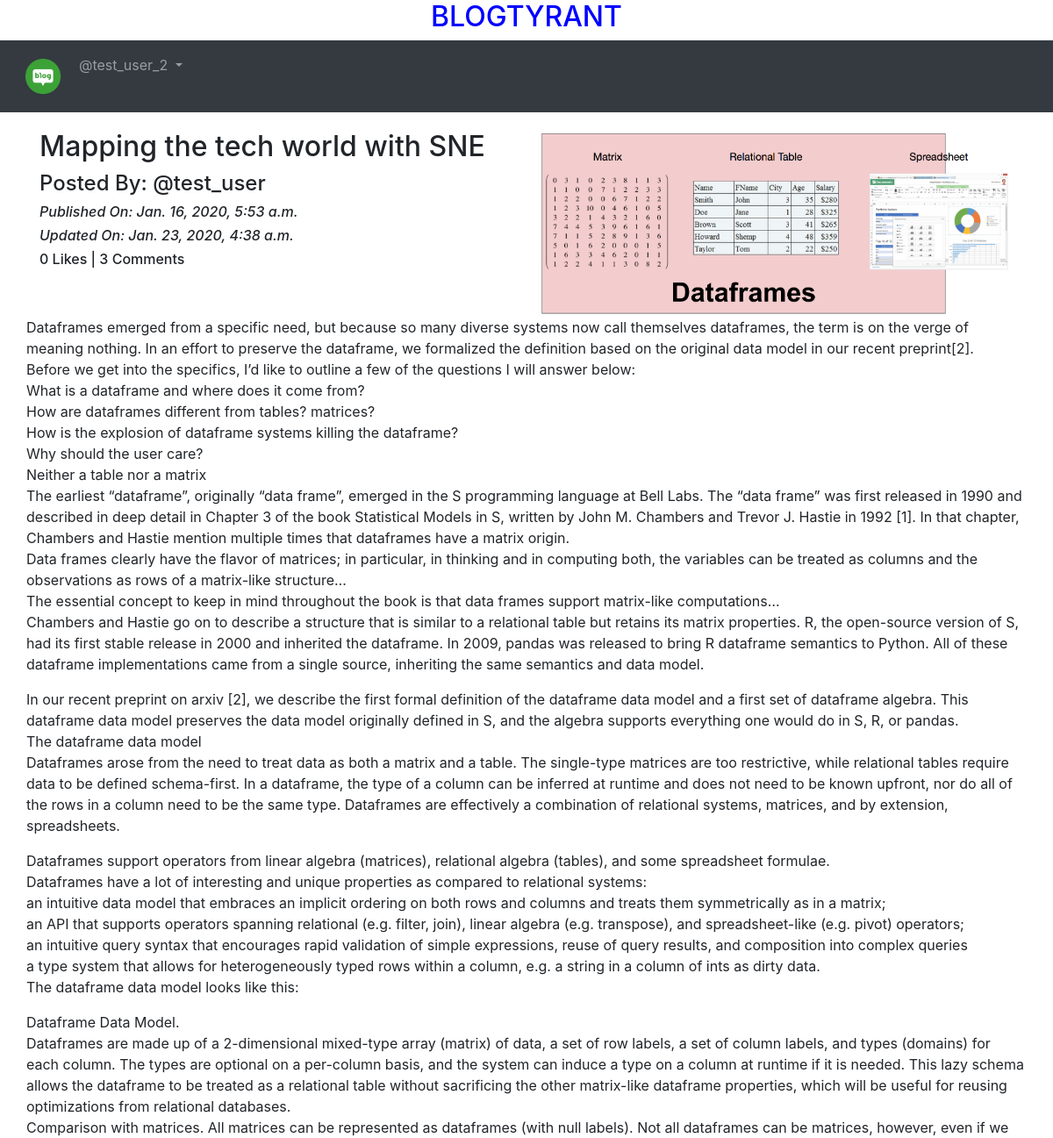
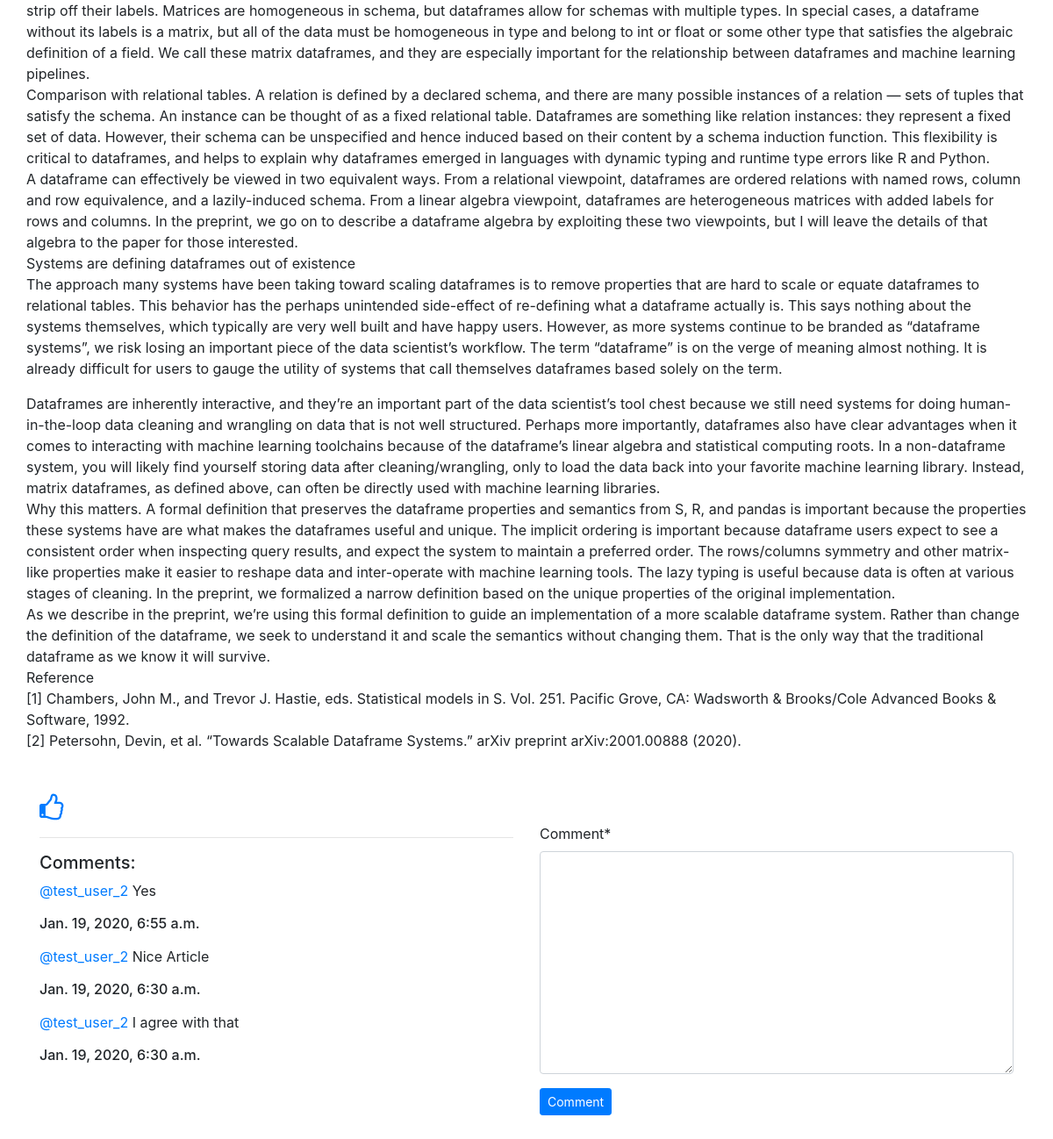
The app's page /blog/details/Mapping-the-tech-world-with-t-SNE-6d58c4e4-23af-4bfa-add5-f0fcc56098de (signed in) with its own data (2 pictures, top to bottom).
### App_Blog/models.py (models this page shows, shortened)
class Blog(models.Model):
    author = models.ForeignKey(User, on_delete=models.CASCADE, related_name='post_author')
    blog_title = models.CharField(max_length=264, verbose_name="Put a Title")
    slug = models.SlugField(max_length=264, unique=True)
    blog_content = models.TextField(verbose_name="What is on your mind?")
    blog_image = models.ImageField(upload_to='blog_images', verbose_name="Image")
    publish_date = models.DateTimeField(auto_now_add=True)
    update_date = models.DateTimeField(auto_now=True)
    class Meta:
        ordering = ['-publish_date',]

class Comment(models.Model):
    blog = models.ForeignKey(Blog, on_delete=models.CASCADE, related_name='blog_comment')
    user = models.ForeignKey(User, on_delete=models.CASCADE, related_name='user_comment')
    comment = models.TextField()
    comment_date = models.DateTimeField(auto_now_add=True)
    class Meta:
        ordering = ('-comment_date',)

### App_Blog/views.py (the view, shortened to what this page needs)
# urls.py: path('details/<slug:slug>', views.blog_details, name='blog_details'),
@login_required
def blog_details(request, slug):
    blog = Blog.objects.get(slug=slug)
    comment_form = CommentForm()
    already_liked = Likes.objects.filter(blog=blog, user= request.user)
    if already_liked:
        liked = True
    else:
        liked = False
    return render(request, 'App_Blog/blog_details.html', context={'blog':blog, 'comment_form':comment_form, 'liked':liked,})

### App_Blog/forms.py
class CommentForm(forms.ModelForm):
    class Meta:
        model = Comment
        fields = ('comment',)

### templates/App_Blog/blog_details.html (shortened to what this page needs)
{% extends 'base.html' %}
{% load crispy_forms_tags %}
{% block body_block %}
<div class="row">
  <div class="col-sm-6">
    <h2>{{blog.blog_title}}</h2>
    <h4>Posted By: @{{blog.author}}</h4>
    <i><h6>Published On: {{blog.publish_date}}</h6></i>
    <i><h6>Updated On: {{blog.update_date}}</h6></i>
    <h6>{{blog.liked_blog.count}} Likes | {{blog.blog_comment.count}} Comments</h6>
  </div>
  <div class="col-sm-6">
    <img src="/media/{{blog.blog_image}}" width="100%">
  </div>
  <p>
    {{blog.blog_content|linebreaks}}
  </p>
  </div>
  {% if not liked %}
  <a href="{% url 'App_Blog:liked_post' pk=blog.pk %}">
    <i class="fa fa-thumbs-o-up fa-2x" aria-hidden="true"></i>
  </a>
  {% else %}
  <a href="{% url 'App_Blog:unliked_post' pk=blog.pk %}">
    <i class="fa fa-thumbs-o-down fa-2x" aria-hidden="true"></i>
  </a>
  {% endif %}
  <div class="row">
    <div class="col-sm-6">
      <hr>
      <h5>Comments:</h5>
      {% for comment in blog.blog_comment.all %}
      <p><a href="#">@{{comment.user}}</a> {{comment.comment}}<br><h6>{{comment.comment_date}}</h6></p>
      {% endfor %}
    </div>
    <div class="col-sm-6">
      <form method="POST">
        {{ comment_form|crispy }}
        <button type="submit" class="btn btn-primary btn-sm">Comment</button>
      </form>
    </div>
  </div>
  <br>
  <br>
  {% endblock %}

### templates/base.html (shortened to what this page needs)
<!DOCTYPE html>
{% load static %}
<html lang="en" dir="ltr">
<head>
  <link rel="stylesheet" href="https://maxcdn.bootstrapcdn.com/bootstrap/4.4.1/css/bootstrap.min.css">
  <link href="https://maxcdn.bootstrapcdn.com/font-awesome/4.7.0/css/font-awesome.min.css" rel="stylesheet">
</head>
<body>
  <h2 style="text-align:center;color:blue;">BLOGTYRANT</h2>
  <nav class="navbar navbar-expand-sm bg-dark navbar-dark">
    <ul class="navbar-nav">
      <li class="nav-item active">
        <a class="nav-link" href="{% url 'index' %}"><img src="/media/logo.png" width="50px"></a>
      </li>
      {% if user.is_authenticated %}
      <div class="nav-item dropdown">
        <a class="nav-link dropdown-toggle" href="#" id="navbardrop" data-toggle="dropdown">
          @{{user.username}}
        </a>
      </div>
      {% endif %}
    </ul>
  </nav>
  <div class="container" style="padding-top:20px">
    {% block body_block %}
    {% endblock %}
  </div>
</body>
</html>

### records on screen
Blog: blog_title "Mapping the tech world with SNE", author "test_user", publish_date "Jan. 16, 2020, 5:53 a.m.", update_date "Jan. 23, 2020, 4:38 a.m.", liked_blog.count "0", blog_comment.count "3", blog_image (picture), blog_content "Dataframes emerged from a specific need, but because so many diverse systems now call themselves dataframes, the term is on the verge of meaning nothing. In an effort to preserve the dataframe, we formalized the definition based on the original data model in our recent preprint[2]. Before we get into the specifics, I’d like to outline a few of the questions I will answer below: What is a dataframe and where does it come from? How are dataframes different from tables? matrices? How is the explosion of dataframe systems killing the dataframe? Why should the user care? Neither a table nor a matrix The earliest “dataframe”, originally “data frame”, emerged in the S programming language at Bell…"
Comment: user "test_user_2", comment "Yes", comment_date "Jan. 19, 2020, 6:55 a.m."
Comment: user "test_user_2", comment "Nice Article", comment_date "Jan. 19, 2020, 6:30 a.m."
Comment: user "test_user_2", comment "I agree with that", comment_date "Jan. 19, 2020, 6:30 a.m."

### other values on screen
{{ user.username }} "test_user_2"
